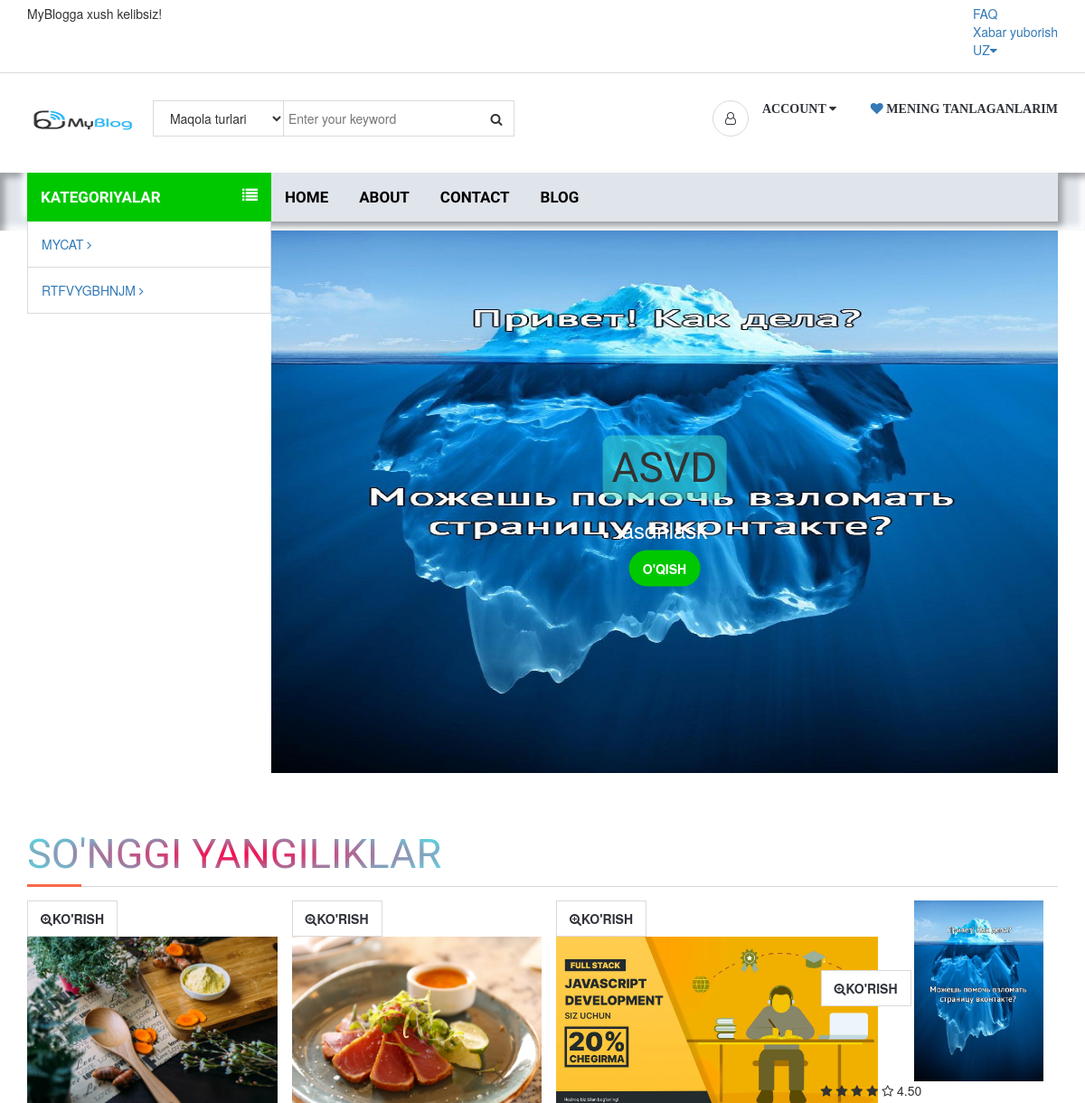
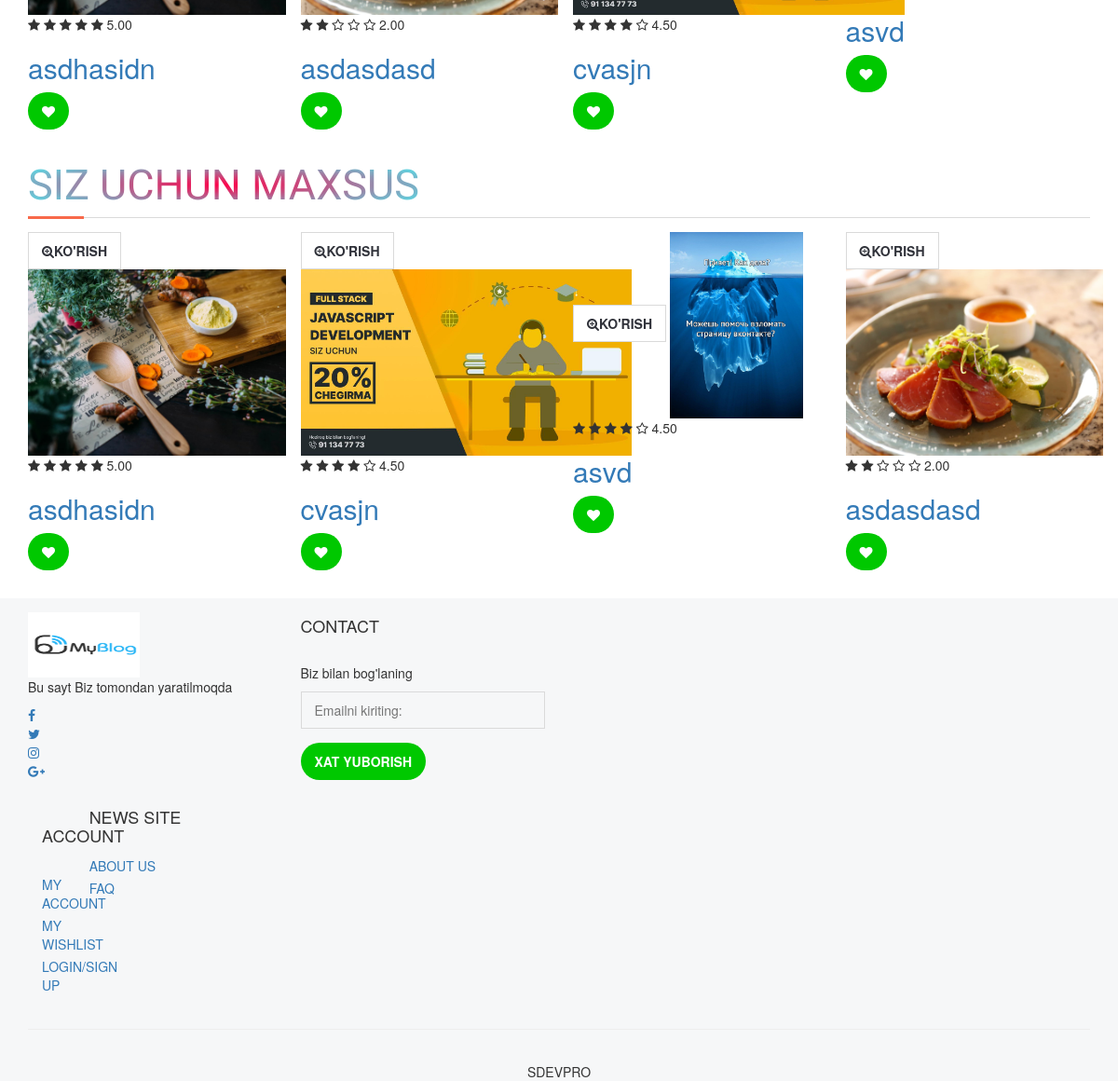
The page / on the database its author committed (2 pictures, top to bottom).
### post/models.py (models this page shows, shortened)
class Category(models.Model):
    title = models.CharField(max_length=150)
    keywords = models.CharField(max_length=255)
    description = models.CharField(max_length=255)
    slug = models.SlugField()#category/1231251/nomi
    create_at = models.DateTimeField(auto_now_add=True)
    update_at = models.DateTimeField(auto_now=True)

class Article(models.Model):
    category = models.ForeignKey(Category, on_delete=models.CASCADE)
    title = models.CharField(max_length=255)
    keywords = models.CharField(max_length=255)
    description = models.CharField(max_length=255)
    author = models.CharField(max_length=255)
    image = models.ImageField(upload_to='images/', blank=True)
    detail = RichTextUploadingField()
    slug = models.SlugField()
    create_at = models.DateTimeField(auto_now_add=True)
    update_at = models.DateTimeField(auto_now=True)
    def image_tag(self):
        return mark_safe('<img src="{}" height="50"/>').format(self.image.url)
    image_tag.short_description = 'Image'
    def avaregereview(self):
        reviews = Comment.objects.filter(article=self).aggregate(avarage=Avg('rate'))
        avg = 0
        if reviews["avarage"] is not None:
            avg = float(reviews["avarage"])
        return avg

### home/views.py (the view)
# urls.py: path('', views.index, name='index'),
def index(request):
    setting = Setting.objects.all()
    category = Category.objects.all()
    article_slider = Article.objects.all().order_by('id')[:4]
    article_latest = Article.objects.all().order_by('-id')[:4]
    article_picked = Article.objects.all().order_by('?')[:4]
    page = "home"
    context = {
        'setting':setting,
        'page':page,
        'category':category,
        'article_slider': article_slider,
        'article_latest':article_latest,
        'article_picked':article_picked,
    }
    return render(request, 'index.html',context)

### home/templates/index.html (shortened to what this page needs)
{% extends 'homebase.html' %}
{% load static %}
{% block sidebar%}{% include 'sidebar.html' %}{% endblock %}
{% block slider%}{% include 'slider.html' %}{% endblock %}
{% block body%}{% include 'body.html' %}{% endblock %}
{% block footer%}{% include 'footer.html' %}{% endblock %}

### home/templates/sidebar.html (shortened to what this page needs)
{% load static %}
<div id="navigation">
    <div class="container">
        <div id="responsive-nav">
            {% if page %}
            <div class="category-nav">
                {% else %}
                <div class="category-nav show-on-click">
                    {% endif %}
                <span class="category-header">Kategoriyalar <i class="fa fa-list"></i>    </span>
            <ul class="category-list">
                {% for rs in category %}
                    <li class="dropdown side-dropdown">
                        <a href="/category/{{ rs.id }}/{{ rs.slug }}" >{{ rs.title }} <i class="fa fa-angle-right"></i></a>
                    </li>
{% endfor %}
                </ul>
            </div>
            <div class="menu-nav">
                <ul class="menu-list">
                    <li><a href="/">Home</a></li>
                    <li><a href="/about">About</a></li>
                    <li><a href="/contact">Contact</a></li>
                    <li><a href="/blog">Blog</a></li>
                </ul>
            </div>
        </div>
    </div>
</div>

### home/templates/slider.html
{% load static %}
<div id="home">
    <div class="container">
        <div class="home-wrap">
            <div id="home-slick">
                {% for rs in article_slider %}
                <div class="banner banner-1">
                    <img src="{{ rs.image.url }}" style="height: 600px" alt="">
                    <div class="banner-caption text-center">
                        <h1>{{ rs.title }}</h1>
                        <h3 class="white-color font-weak">{{ rs.description }}</h3>
                        <a href="/post/{{ rs.id }}/{{ rs.slug }}/" class="primary-btn">O'qish</a>
                    </div>
                </div>
                {% endfor %}
            </div>
        </div>
    </div>
</div>

### home/templates/body.html
{% load static %}
<div class="section">
    <div class="container">
        <div class="row">
            <div class="col-md-12">
                <div class="section-title">
                    <h2 class="title" style="text-align: center;">So'nggi yangiliklar</h2>
                </div>
            </div>
            {% for rs in article_latest %}
            <div class="col-md-3 col-sm-6 col-xs-6">
                <div class="article article-single">
                    <div class="article-thumb">
                        <a href="/post/{{ rs.id }}/{{ rs.slug }}/" class="main-btn quick-view"><i class="fa fa-search-plus"></i>Ko'rish</a>
                        <img src="{{ rs.image.url }}" style="height: 200px" alt="">
                    </div>
                    <div class="article-body">
                         <div>
                                <div class="product-rating">
                                    <i class="fa fa-star{% if rs.avaregereview < 1%}-o empty{% endif%}"></i>
                                    <i class="fa fa-star{% if rs.avaregereview < 2%}-o empty{% endif%}"></i>
                                    <i class="fa fa-star{% if rs.avaregereview < 3%}-o empty{% endif%}"></i>
                                    <i class="fa fa-star{% if rs.avaregereview < 4%}-o empty{% endif%}"></i>
                                    <i class="fa fa-star{% if rs.avaregereview < 5%}-o empty{% endif%}"></i>
                                    {{ rs.avaregereview |stringformat:".2f"}}
                                </div>
                            </div>
                        <h2 class="article-name"><a href="/post/{{ rs.id }}/{{ rs.slug }}/" >{{ rs.title }}</a></h2>
                        <div class="article-btn">
                            <a href="/addtofavorite/{{ rs.id }}" class="primary-btn add-to-cart"><i class="fa fa-heart"></i></a>
                        </div>
                    </div>
                </div>
            </div>
            {% endfor %}
            <div class="col-md-12">
                <div class="section-title">
                    <h2 class="title" style="text-align: center;">Siz uchun maxsus</h2>
                </div>
            </div>
            {% for rs in article_picked %}
            <div class="col-md-3 col-sm-6 col-xs-6">
                <div class="article article-single">
                    <div class="article-thumb">
                        <a href="/post/{{ rs.id }}/{{ rs.slug }}/" class="main-btn quick-view"><i class="fa fa-search-plus"></i>Ko'rish</a>
                        <img src="{{ rs.image.url }}" style="height: 200px" alt="">
                    </div>
                    <div class="article-body">
                        <div>
                                <div class="product-rating">
                                    <i class="fa fa-star{% if rs.avaregereview < 1%}-o empty{% endif%}"></i>
                                    <i class="fa fa-star{% if rs.avaregereview < 2%}-o empty{% endif%}"></i>
                                    <i class="fa fa-star{% if rs.avaregereview < 3%}-o empty{% endif%}"></i>
                                    <i class="fa fa-star{% if rs.avaregereview < 4%}-o empty{% endif%}"></i>
                                    <i class="fa fa-star{% if rs.avaregereview < 5%}-o empty{% endif%}"></i>
                                    {{ rs.avaregereview |stringformat:".2f"}}
                                </div>
                            </div>
                        <h2 class="article-name"><a href="/post/{{ rs.id }}/{{ rs.slug }}/" >{{ rs.title }}</a></h2>
                        <div class="article-btn">
                            <a href="/addtofavorite/{{ rs.id }}" class="primary-btn add-to-cart"><i class="fa fa-heart"></i></a>
                        </div>
                    </div>
                </div>
            </div>
            {% endfor %}
        </div>
    </div>
</div>

### home/static/css/style.css (style rules this page uses)
body { font-family: 'Hind', sans-serif; color: #4A4E5A; overflow-x: hidden; background: #E0E5EC; outline: none; }
h1, h2, h3, h4, h5, h6 { color: #30323A; margin: 0 0 10px; font-weight: 700; }
a { color: #30323A; -webkit-transition: 0.3s color; transition: 0.3s color; }
.white-color { color: #FFF; }
.font-weak { font-weight: 400; }
ul, ol { margin: 0; padding: 0; list-style: none }
.main-btn, .primary-btn { display: inline-block; padding: 10px 15px; text-transform: uppercase; font-weight: 700; border: none; -webkit-transition: 0.3s all; transition: 0.3s all; }
.main-btn { color: #30323A; background-color: #FFF; -webkit-box-shadow: 0px 0px 0px 1px #DADADA inset, 0px 0px 0px 6px transparent; box-shadow: 0px 0px 0px 1px #DADADA inset, 0px 0px 0px 6px transparent; }
.primary-btn { color: #FFF; background-color: #F8694A; }
.section { padding-top: 30px; padding-bottom: 30px; }
.section-title { position: relative; margin-bottom: 15px; margin-top: 15px; border-bottom: 1px solid #DADADA; }
.section-title .title { display: inline-block; text-transform: uppercase; }
.section-title:after { content: ""; position: absolute; left: 0; bottom: -1.5px; height: 3px; width: 60px; background-color: #F8694A; }
#navigation { background-color: #30323A; }
#navigation .container { position: relative; }
.category-nav { float: left; width: 270px; }
.category-nav .category-header { padding: 15px; display: block; text-transform: uppercase; background: #F8694A; color: #FFF; font-weight: 700; }
.category-nav .category-header>i { float: right; line-height: 20px; }
.category-nav .category-list { position: absolute; width: 270px; background-color: #FFF; border-left: 1px solid #DADADA; border-right: 1px solid #DADADA; border-bottom: 1px solid #DADADA; z-index: 50; -webkit-transition: 0.3s all; transition: 0.3s all; }
.category-nav .category-list>li+li { border-top: 1px solid #DADADA; }
.category-nav .category-list>li>a { display: block; padding: 15px; text-transform: uppercase; }
.menu-nav .menu-list>li { display: inline-block; }
.menu-nav .menu-list>li>a { display: block; padding: 15px; text-transform: uppercase; }
.banner { display: block; position: relative; margin-top: 15px; margin-bottom: 15px; }
.banner>img { width: 100%; }
.banner.banner-1 .banner-caption { position: absolute; top: 50%; left: 50%; -webkit-transform: translate(-50%, -50%); -ms-transform: translate(-50%, -50%); transform: translate(-50%, -50%); }
.banner h1 { font-size: 46px; text-transform: uppercase; }
#home .home-wrap { margin-left: 270px; }
#home-slick .banner { margin: 0px; }
#navigation { background: #E0E5EC; box-shadow: inset 5px 5px 7px #00000050, inset -5px -5px 7px #ffffff; }
.menu-list { background: #E0E5EC; box-shadow: 5px 5px 7px #00000050, -5px -5px 7px #ffffff; }
.menu-list > li > a { color: black; font-family: 'Didact Gothic'; font-weight: bold; font-size: 17px; transition: all .3s; }
.menu-list > li { transition: .5s; }
.category-nav .category-header { background: rgb(0, 200, 0); font-family: 'Didact Gothic'; font-weight: bold; font-size: 17px; }
.banner h1 { font-family: 'Sansita Swashed'; background: rgba(64, 224, 208, .5); padding: 10px; border-radius: 10px; color: #333333; font-weight: 500; }
.primary-btn { border-radius: 50px; background: rgb(0, 200, 0); }
.title { font-family: 'Tillana'; font-size: 45px; background: radial-gradient( #ff0048ff, #00ffffc2); -webkit-text-fill-color: transparent; -webkit-background-clip: text; }
.banner img { height: 600px !important; }
.add-to-cart { border-radius: 50px; background: rgb(0, 200, 0); }

### rows shown on the page
Category: title "MYCAT"
Category: title "RTFVYGBHNJM"
Article: image (picture), title "ASVD", description "asdnlask", avaregereview "4.50", title "asvd"
Article: image (picture), avaregereview "5.00", title "asdhasidn"
Article: image (picture), avaregereview "2.00", title "asdasdasd"
Article: image (picture), avaregereview "4.50", title "cvasjn"
